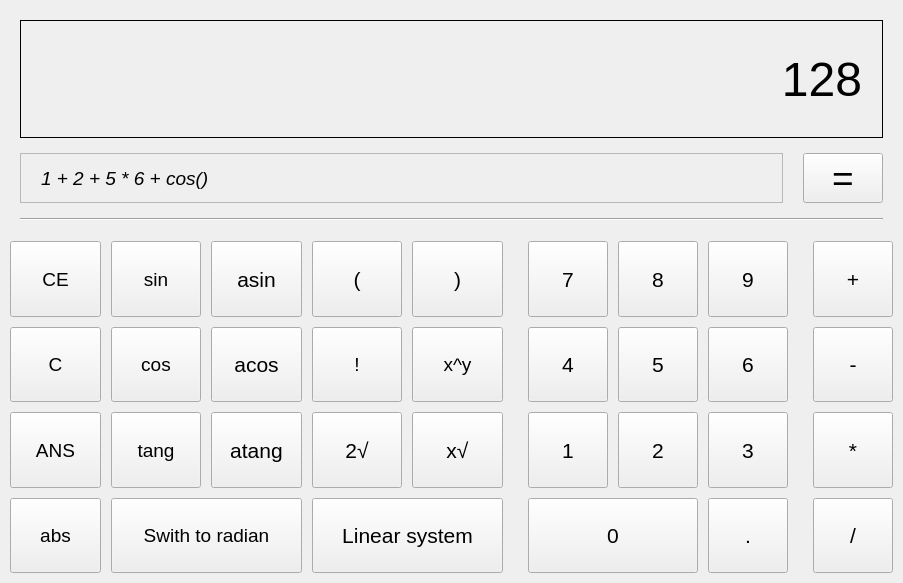
<?xml version="1.0" encoding="UTF-8"?>
<ui version="4.0">
 <class>Form</class>
 <widget class="QWidget" name="Form">
  <property name="windowModality">
   <enum>Qt::NonModal</enum>
  </property>
  <property name="enabled">
   <bool>true</bool>
  </property>
  <property name="geometry">
   <rect>
    <x>0</x>
    <y>0</y>
    <width>903</width>
    <height>583</height>
   </rect>
  </property>
  <property name="sizePolicy">
   <sizepolicy hsizetype="Preferred" vsizetype="Preferred">
    <horstretch>0</horstretch>
    <verstretch>0</verstretch>
   </sizepolicy>
  </property>
  <property name="font">
   <font>
    <pointsize>14</pointsize>
    <italic>false</italic>
   </font>
  </property>
  <property name="windowTitle">
   <string>Calculator - IVS</string>
  </property>
  <layout class="QGridLayout" name="gridLayout_6">
   <property name="leftMargin">
    <number>10</number>
   </property>
   <property name="topMargin">
    <number>10</number>
   </property>
   <property name="rightMargin">
    <number>10</number>
   </property>
   <property name="bottomMargin">
    <number>10</number>
   </property>
   <property name="spacing">
    <number>0</number>
   </property>
   <item row="0" column="0">
    <layout class="QGridLayout" name="gridLayout" rowstretch="2,3" columnstretch="3,3,1,0">
     <property name="leftMargin">
      <number>0</number>
     </property>
     <property name="topMargin">
      <number>0</number>
     </property>
     <property name="rightMargin">
      <number>0</number>
     </property>
     <property name="bottomMargin">
      <number>0</number>
     </property>
     <property name="horizontalSpacing">
      <number>25</number>
     </property>
     <property name="verticalSpacing">
      <number>10</number>
     </property>
     <item row="1" column="2">
      <layout class="QGridLayout" name="gridLayout_3">
       <property name="spacing">
        <number>10</number>
       </property>
       <item row="1" column="0">
        <widget class="QPushButton" name="pushButton_22">
         <property name="sizePolicy">
          <sizepolicy hsizetype="Expanding" vsizetype="Expanding">
           <horstretch>0</horstretch>
           <verstretch>0</verstretch>
          </sizepolicy>
         </property>
         <property name="font">
          <font>
           <pointsize>16</pointsize>
           <italic>false</italic>
          </font>
         </property>
         <property name="text">
          <string>4</string>
         </property>
        </widget>
       </item>
       <item row="0" column="1">
        <widget class="QPushButton" name="pushButton_14">
         <property name="sizePolicy">
          <sizepolicy hsizetype="Expanding" vsizetype="Expanding">
           <horstretch>0</horstretch>
           <verstretch>0</verstretch>
          </sizepolicy>
         </property>
         <property name="font">
          <font>
           <pointsize>16</pointsize>
           <italic>false</italic>
          </font>
         </property>
         <property name="text">
          <string>8</string>
         </property>
        </widget>
       </item>
       <item row="0" column="2">
        <widget class="QPushButton" name="pushButton_15">
         <property name="sizePolicy">
          <sizepolicy hsizetype="Expanding" vsizetype="Expanding">
           <horstretch>0</horstretch>
           <verstretch>0</verstretch>
          </sizepolicy>
         </property>
         <property name="font">
          <font>
           <pointsize>16</pointsize>
           <italic>false</italic>
          </font>
         </property>
         <property name="text">
          <string>9</string>
         </property>
        </widget>
       </item>
       <item row="1" column="1">
        <widget class="QPushButton" name="pushButton_17">
         <property name="sizePolicy">
          <sizepolicy hsizetype="Expanding" vsizetype="Expanding">
           <horstretch>0</horstretch>
           <verstretch>0</verstretch>
          </sizepolicy>
         </property>
         <property name="font">
          <font>
           <pointsize>16</pointsize>
           <italic>false</italic>
          </font>
         </property>
         <property name="text">
          <string>5</string>
         </property>
        </widget>
       </item>
       <item row="0" column="0">
        <widget class="QPushButton" name="pushButton_13">
         <property name="sizePolicy">
          <sizepolicy hsizetype="Expanding" vsizetype="Expanding">
           <horstretch>0</horstretch>
           <verstretch>0</verstretch>
          </sizepolicy>
         </property>
         <property name="font">
          <font>
           <pointsize>16</pointsize>
           <italic>false</italic>
          </font>
         </property>
         <property name="text">
          <string>7</string>
         </property>
        </widget>
       </item>
       <item row="2" column="0">
        <widget class="QPushButton" name="pushButton_25">
         <property name="sizePolicy">
          <sizepolicy hsizetype="Expanding" vsizetype="Expanding">
           <horstretch>0</horstretch>
           <verstretch>0</verstretch>
          </sizepolicy>
         </property>
         <property name="font">
          <font>
           <pointsize>16</pointsize>
           <italic>false</italic>
          </font>
         </property>
         <property name="text">
          <string>1</string>
         </property>
        </widget>
       </item>
       <item row="2" column="1">
        <widget class="QPushButton" name="pushButton_23">
         <property name="sizePolicy">
          <sizepolicy hsizetype="Expanding" vsizetype="Expanding">
           <horstretch>0</horstretch>
           <verstretch>0</verstretch>
          </sizepolicy>
         </property>
         <property name="font">
          <font>
           <pointsize>16</pointsize>
           <italic>false</italic>
          </font>
         </property>
         <property name="text">
          <string>2</string>
         </property>
        </widget>
       </item>
       <item row="3" column="2">
        <widget class="QPushButton" name="pushButton_29">
         <property name="sizePolicy">
          <sizepolicy hsizetype="Expanding" vsizetype="Expanding">
           <horstretch>0</horstretch>
           <verstretch>0</verstretch>
          </sizepolicy>
         </property>
         <property name="font">
          <font>
           <pointsize>16</pointsize>
           <italic>false</italic>
          </font>
         </property>
         <property name="text">
          <string>.</string>
         </property>
        </widget>
       </item>
       <item row="2" column="2">
        <widget class="QPushButton" name="pushButton_28">
         <property name="sizePolicy">
          <sizepolicy hsizetype="Expanding" vsizetype="Expanding">
           <horstretch>0</horstretch>
           <verstretch>0</verstretch>
          </sizepolicy>
         </property>
         <property name="font">
          <font>
           <pointsize>16</pointsize>
           <italic>false</italic>
          </font>
         </property>
         <property name="text">
          <string>3</string>
         </property>
        </widget>
       </item>
       <item row="1" column="2">
        <widget class="QPushButton" name="pushButton_27">
         <property name="sizePolicy">
          <sizepolicy hsizetype="Expanding" vsizetype="Expanding">
           <horstretch>0</horstretch>
           <verstretch>0</verstretch>
          </sizepolicy>
         </property>
         <property name="font">
          <font>
           <pointsize>16</pointsize>
           <italic>false</italic>
          </font>
         </property>
         <property name="text">
          <string>6</string>
         </property>
        </widget>
       </item>
       <item row="3" column="0" colspan="2">
        <widget class="QPushButton" name="pushButton_26">
         <property name="sizePolicy">
          <sizepolicy hsizetype="Expanding" vsizetype="Expanding">
           <horstretch>0</horstretch>
           <verstretch>0</verstretch>
          </sizepolicy>
         </property>
         <property name="font">
          <font>
           <pointsize>16</pointsize>
           <italic>false</italic>
          </font>
         </property>
         <property name="text">
          <string>0</string>
         </property>
        </widget>
       </item>
      </layout>
     </item>
     <item row="1" column="3">
      <layout class="QGridLayout" name="gridLayout_4">
       <property name="spacing">
        <number>10</number>
       </property>
       <item row="2" column="0">
        <widget class="QPushButton" name="pushButton_20">
         <property name="sizePolicy">
          <sizepolicy hsizetype="Expanding" vsizetype="Expanding">
           <horstretch>0</horstretch>
           <verstretch>0</verstretch>
          </sizepolicy>
         </property>
         <property name="font">
          <font>
           <pointsize>16</pointsize>
           <italic>false</italic>
          </font>
         </property>
         <property name="text">
          <string>*</string>
         </property>
        </widget>
       </item>
       <item row="0" column="0">
        <widget class="QPushButton" name="pushButton_18">
         <property name="sizePolicy">
          <sizepolicy hsizetype="Expanding" vsizetype="Expanding">
           <horstretch>0</horstretch>
           <verstretch>0</verstretch>
          </sizepolicy>
         </property>
         <property name="font">
          <font>
           <pointsize>16</pointsize>
           <italic>false</italic>
          </font>
         </property>
         <property name="text">
          <string>+</string>
         </property>
        </widget>
       </item>
       <item row="1" column="0">
        <widget class="QPushButton" name="pushButton_19">
         <property name="sizePolicy">
          <sizepolicy hsizetype="Expanding" vsizetype="Expanding">
           <horstretch>0</horstretch>
           <verstretch>0</verstretch>
          </sizepolicy>
         </property>
         <property name="font">
          <font>
           <pointsize>16</pointsize>
           <italic>false</italic>
          </font>
         </property>
         <property name="text">
          <string>-</string>
         </property>
        </widget>
       </item>
       <item row="3" column="0">
        <widget class="QPushButton" name="pushButton_21">
         <property name="sizePolicy">
          <sizepolicy hsizetype="Expanding" vsizetype="Expanding">
           <horstretch>0</horstretch>
           <verstretch>0</verstretch>
          </sizepolicy>
         </property>
         <property name="font">
          <font>
           <pointsize>16</pointsize>
           <italic>false</italic>
          </font>
         </property>
         <property name="text">
          <string>/</string>
         </property>
        </widget>
       </item>
      </layout>
     </item>
     <item row="1" column="0" colspan="2">
      <layout class="QGridLayout" name="gridLayout_2" columnstretch="0,0,0,0,0">
       <property name="spacing">
        <number>10</number>
       </property>
       <item row="0" column="4">
        <widget class="QPushButton" name="pushButton_3">
         <property name="sizePolicy">
          <sizepolicy hsizetype="Expanding" vsizetype="Expanding">
           <horstretch>0</horstretch>
           <verstretch>0</verstretch>
          </sizepolicy>
         </property>
         <property name="font">
          <font>
           <pointsize>16</pointsize>
           <italic>false</italic>
          </font>
         </property>
         <property name="text">
          <string>)</string>
         </property>
        </widget>
       </item>
       <item row="2" column="4">
        <widget class="QPushButton" name="pushButton_6">
         <property name="sizePolicy">
          <sizepolicy hsizetype="Expanding" vsizetype="Expanding">
           <horstretch>0</horstretch>
           <verstretch>0</verstretch>
          </sizepolicy>
         </property>
         <property name="font">
          <font>
           <pointsize>16</pointsize>
           <italic>false</italic>
          </font>
         </property>
         <property name="text">
          <string>x√</string>
         </property>
        </widget>
       </item>
       <item row="2" column="3">
        <widget class="QPushButton" name="pushButton_5">
         <property name="sizePolicy">
          <sizepolicy hsizetype="Expanding" vsizetype="Expanding">
           <horstretch>0</horstretch>
           <verstretch>0</verstretch>
          </sizepolicy>
         </property>
         <property name="font">
          <font>
           <pointsize>16</pointsize>
           <italic>false</italic>
          </font>
         </property>
         <property name="text">
          <string>2√</string>
         </property>
        </widget>
       </item>
       <item row="0" column="3">
        <widget class="QPushButton" name="pushButton_2">
         <property name="sizePolicy">
          <sizepolicy hsizetype="Expanding" vsizetype="Expanding">
           <horstretch>0</horstretch>
           <verstretch>0</verstretch>
          </sizepolicy>
         </property>
         <property name="font">
          <font>
           <pointsize>16</pointsize>
           <italic>false</italic>
          </font>
         </property>
         <property name="text">
          <string>(</string>
         </property>
        </widget>
       </item>
       <item row="3" column="3" colspan="2">
        <widget class="QPushButton" name="pushButton_7">
         <property name="sizePolicy">
          <sizepolicy hsizetype="Expanding" vsizetype="Expanding">
           <horstretch>0</horstretch>
           <verstretch>0</verstretch>
          </sizepolicy>
         </property>
         <property name="font">
          <font>
           <pointsize>16</pointsize>
           <italic>false</italic>
          </font>
         </property>
         <property name="text">
          <string>Linear system</string>
         </property>
        </widget>
       </item>
       <item row="0" column="0">
        <widget class="QPushButton" name="pushButton_8">
         <property name="sizePolicy">
          <sizepolicy hsizetype="Expanding" vsizetype="Expanding">
           <horstretch>0</horstretch>
           <verstretch>0</verstretch>
          </sizepolicy>
         </property>
         <property name="text">
          <string>CE</string>
         </property>
        </widget>
       </item>
       <item row="1" column="0">
        <widget class="QPushButton" name="pushButton_10">
         <property name="sizePolicy">
          <sizepolicy hsizetype="Expanding" vsizetype="Expanding">
           <horstretch>0</horstretch>
           <verstretch>0</verstretch>
          </sizepolicy>
         </property>
         <property name="text">
          <string>C</string>
         </property>
        </widget>
       </item>
       <item row="2" column="0">
        <widget class="QPushButton" name="pushButton_11">
         <property name="sizePolicy">
          <sizepolicy hsizetype="Expanding" vsizetype="Expanding">
           <horstretch>0</horstretch>
           <verstretch>0</verstretch>
          </sizepolicy>
         </property>
         <property name="text">
          <string>ANS</string>
         </property>
        </widget>
       </item>
       <item row="3" column="0">
        <widget class="QPushButton" name="pushButton_12">
         <property name="sizePolicy">
          <sizepolicy hsizetype="Expanding" vsizetype="Expanding">
           <horstretch>0</horstretch>
           <verstretch>0</verstretch>
          </sizepolicy>
         </property>
         <property name="text">
          <string>abs</string>
         </property>
        </widget>
       </item>
       <item row="0" column="1">
        <widget class="QPushButton" name="pushButton_32">
         <property name="sizePolicy">
          <sizepolicy hsizetype="Expanding" vsizetype="Expanding">
           <horstretch>0</horstretch>
           <verstretch>0</verstretch>
          </sizepolicy>
         </property>
         <property name="text">
          <string>sin</string>
         </property>
        </widget>
       </item>
       <item row="0" column="2">
        <widget class="QPushButton" name="pushButton">
         <property name="sizePolicy">
          <sizepolicy hsizetype="Expanding" vsizetype="Expanding">
           <horstretch>0</horstretch>
           <verstretch>0</verstretch>
          </sizepolicy>
         </property>
         <property name="font">
          <font>
           <pointsize>16</pointsize>
           <italic>false</italic>
          </font>
         </property>
         <property name="text">
          <string>asin</string>
         </property>
        </widget>
       </item>
       <item row="1" column="1">
        <widget class="QPushButton" name="pushButton_34">
         <property name="sizePolicy">
          <sizepolicy hsizetype="Expanding" vsizetype="Expanding">
           <horstretch>0</horstretch>
           <verstretch>0</verstretch>
          </sizepolicy>
         </property>
         <property name="text">
          <string>cos</string>
         </property>
        </widget>
       </item>
       <item row="1" column="2">
        <widget class="QPushButton" name="pushButton_4">
         <property name="sizePolicy">
          <sizepolicy hsizetype="Expanding" vsizetype="Expanding">
           <horstretch>0</horstretch>
           <verstretch>0</verstretch>
          </sizepolicy>
         </property>
         <property name="font">
          <font>
           <pointsize>16</pointsize>
           <italic>false</italic>
          </font>
         </property>
         <property name="text">
          <string>acos</string>
         </property>
        </widget>
       </item>
       <item row="2" column="1">
        <widget class="QPushButton" name="pushButton_35">
         <property name="sizePolicy">
          <sizepolicy hsizetype="Expanding" vsizetype="Expanding">
           <horstretch>0</horstretch>
           <verstretch>0</verstretch>
          </sizepolicy>
         </property>
         <property name="text">
          <string>tang</string>
         </property>
        </widget>
       </item>
       <item row="2" column="2">
        <widget class="QPushButton" name="pushButton_9">
         <property name="sizePolicy">
          <sizepolicy hsizetype="Expanding" vsizetype="Expanding">
           <horstretch>0</horstretch>
           <verstretch>0</verstretch>
          </sizepolicy>
         </property>
         <property name="font">
          <font>
           <pointsize>16</pointsize>
           <italic>false</italic>
          </font>
         </property>
         <property name="text">
          <string>atang</string>
         </property>
        </widget>
       </item>
       <item row="1" column="3">
        <widget class="QPushButton" name="pushButton_30">
         <property name="sizePolicy">
          <sizepolicy hsizetype="Expanding" vsizetype="Expanding">
           <horstretch>0</horstretch>
           <verstretch>0</verstretch>
          </sizepolicy>
         </property>
         <property name="text">
          <string>!</string>
         </property>
        </widget>
       </item>
       <item row="1" column="4">
        <widget class="QPushButton" name="pushButton_24">
         <property name="sizePolicy">
          <sizepolicy hsizetype="Expanding" vsizetype="Expanding">
           <horstretch>0</horstretch>
           <verstretch>0</verstretch>
          </sizepolicy>
         </property>
         <property name="text">
          <string>x^y</string>
         </property>
        </widget>
       </item>
       <item row="3" column="1" colspan="2">
        <widget class="QPushButton" name="pushButton_31">
         <property name="sizePolicy">
          <sizepolicy hsizetype="Expanding" vsizetype="Expanding">
           <horstretch>0</horstretch>
           <verstretch>0</verstretch>
          </sizepolicy>
         </property>
         <property name="text">
          <string>Swith to radian</string>
         </property>
        </widget>
       </item>
      </layout>
     </item>
     <item row="0" column="0" colspan="4">
      <layout class="QGridLayout" name="gridLayout_5" rowstretch="5,0,0" columnstretch="5,0">
       <property name="sizeConstraint">
        <enum>QLayout::SetDefaultConstraint</enum>
       </property>
       <property name="leftMargin">
        <number>10</number>
       </property>
       <property name="topMargin">
        <number>10</number>
       </property>
       <property name="rightMargin">
        <number>10</number>
       </property>
       <property name="bottomMargin">
        <number>10</number>
       </property>
       <property name="horizontalSpacing">
        <number>20</number>
       </property>
       <property name="verticalSpacing">
        <number>15</number>
       </property>
       <item row="2" column="0" colspan="2">
        <widget class="Line" name="line_2">
         <property name="orientation">
          <enum>Qt::Horizontal</enum>
         </property>
        </widget>
       </item>
       <item row="1" column="1">
        <widget class="QPushButton" name="pushButton_16">
         <property name="sizePolicy">
          <sizepolicy hsizetype="Preferred" vsizetype="Preferred">
           <horstretch>0</horstretch>
           <verstretch>0</verstretch>
          </sizepolicy>
         </property>
         <property name="font">
          <font>
           <pointsize>28</pointsize>
           <weight>50</weight>
           <italic>false</italic>
           <bold>false</bold>
          </font>
         </property>
         <property name="text">
          <string>=</string>
         </property>
        </widget>
       </item>
       <item row="1" column="0">
        <widget class="QLabel" name="label_2">
         <property name="sizePolicy">
          <sizepolicy hsizetype="Preferred" vsizetype="Preferred">
           <horstretch>0</horstretch>
           <verstretch>0</verstretch>
          </sizepolicy>
         </property>
         <property name="font">
          <font>
           <pointsize>14</pointsize>
           <italic>true</italic>
          </font>
         </property>
         <property name="frameShape">
          <enum>QFrame::StyledPanel</enum>
         </property>
         <property name="frameShadow">
          <enum>QFrame::Plain</enum>
         </property>
         <property name="text">
          <string>1 + 2 + 5 * 6 + cos()</string>
         </property>
         <property name="alignment">
          <set>Qt::AlignLeading|Qt::AlignLeft|Qt::AlignVCenter</set>
         </property>
         <property name="wordWrap">
          <bool>false</bool>
         </property>
         <property name="margin">
          <number>10</number>
         </property>
         <property name="indent">
          <number>20</number>
         </property>
        </widget>
       </item>
       <item row="0" column="0" colspan="2">
        <widget class="QLabel" name="label">
         <property name="sizePolicy">
          <sizepolicy hsizetype="Minimum" vsizetype="Preferred">
           <horstretch>0</horstretch>
           <verstretch>0</verstretch>
          </sizepolicy>
         </property>
         <property name="font">
          <font>
           <pointsize>36</pointsize>
           <italic>false</italic>
          </font>
         </property>
         <property name="mouseTracking">
          <bool>true</bool>
         </property>
         <property name="frameShape">
          <enum>QFrame::Box</enum>
         </property>
         <property name="frameShadow">
          <enum>QFrame::Plain</enum>
         </property>
         <property name="lineWidth">
          <number>1</number>
         </property>
         <property name="midLineWidth">
          <number>0</number>
         </property>
         <property name="text">
          <string>128</string>
         </property>
         <property name="textFormat">
          <enum>Qt::AutoText</enum>
         </property>
         <property name="alignment">
          <set>Qt::AlignRight|Qt::AlignTrailing|Qt::AlignVCenter</set>
         </property>
         <property name="indent">
          <number>20</number>
         </property>
        </widget>
       </item>
      </layout>
     </item>
    </layout>
   </item>
  </layout>
 </widget>
 <resources/>
 <connections/>
</ui>
